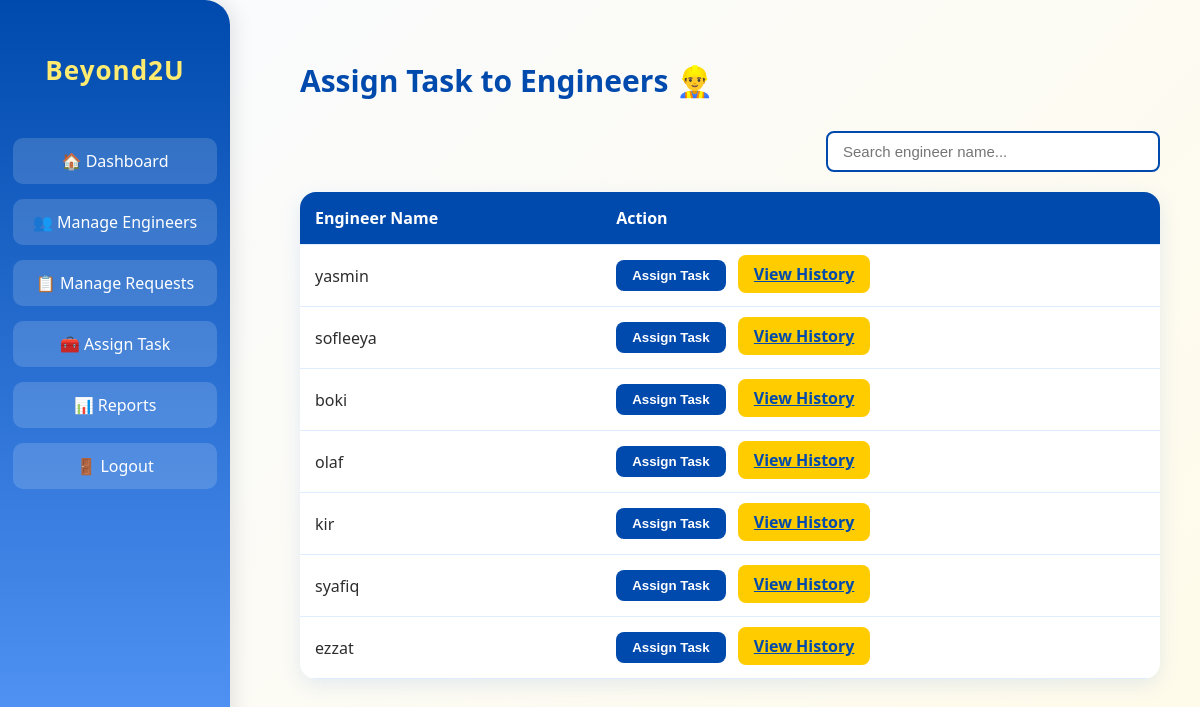
Screenshot of /beyond2u/assign-task/ (signed in) with the database file from the repository.
### inventorySystem/models.py (models this page shows, shortened)
class User(AbstractUser):
    ROLE_CHOICES = [
        ('TeamLead', 'Team Lead'),
        ('SystemEngineer', 'System Engineer'),
    ]
    role = models.CharField(max_length=20, choices=ROLE_CHOICES, default='SystemEngineer')

### inventorySystem/views.py (the view, shortened to what this page needs)
# urls.py: path('assign-task/', views.assign_task, name='assign_task'),
@login_required
def assign_task(request):
    engineers = User.objects.filter(role='SystemEngineer')  # filter ikut role
    return render(request, 'assign_task.html', {'engineers': engineers})

### inventorySystem/templates/assign_task.html (shortened to what this page needs)
{% load static %}
<!DOCTYPE html>
<html lang="en">
<head>
</head>
<body>
  <div class="sidebar">
    <h2>Beyond2U</h2>
    <a href="{% url 'teamlead_dashboard' %}">🏠 Dashboard</a>
    <a href="{% url 'manage_engineers' %}">👥 Manage Engineers</a>
    <a href="{% url 'manage_requests' %}">📋 Manage Requests</a>
    <a href="{% url 'assign_task' %}">🧰 Assign Task</a>
    <a href="{% url 'reports' %}">📊 Reports</a>
    <a href="{% url 'logout' %}">🚪 Logout</a>
  </div>
  <div class="content">
    <h1>Assign Task to Engineers 👷‍♂️</h1>
    <div class="search-bar">
      <input type="text" id="searchInput" placeholder="Search engineer name...">
    </div>
    <table id="engineerTable">
      <thead>
        <tr>
          <th>Engineer Name</th>
          <th>Action</th>
        </tr>
      </thead>
      <tbody>
        {% for engineer in engineers %}
        <tr>
          <td>{{ engineer.username }}</td>
          <td>
            <button class="action-btn" onclick="openModal('{{ engineer.username }}')">Assign Task</button>
            <a href="{% url 'task_history' engineer.id %}" class="action-btn history-btn">View History</a>
          </td>
        </tr>
        {% empty %}
        <tr><td colspan="2">No engineers found.</td></tr>
        {% endfor %}
      </tbody>
    </table>
  </div>
</body>
</html>

### inventorySystem/templates/assign_task.html (style rules this page uses)
body { margin: 0; font-family: 'Segoe UI', sans-serif; background: linear-gradient(135deg, #f9fbff, #fffbea); color: #2d2d2d; }
.sidebar { position: fixed; top: 0; left: 0; width: 230px; height: 100%; background: linear-gradient(180deg, #004aad, #5c9eff); color: white; display: flex; flex-direction: column; align-items: center; padding-top: 30px; box-shadow: 4px 0 20px rgba(0, 0, 0, 0.1); border-top-right-radius: 25px; border-bottom-right-radius: 25px; }
.sidebar h2 { font-size: 26px; font-weight: 700; color: #ffeb70; margin-bottom: 50px; letter-spacing: 1px; }
.sidebar a { display: block; width: 80%; text-align: center; color: white; text-decoration: none; background: rgba(255, 255, 255, 0.15); padding: 12px 10px; border-radius: 10px; margin-bottom: 15px; transition: all 0.3s ease; }
.content { margin-left: 260px; padding: 40px; }
h1 { font-size: 30px; color: #004aad; margin-bottom: 30px; }
.search-bar { display: flex; justify-content: flex-end; margin-bottom: 20px; }
.search-bar input { width: 300px; padding: 10px 15px; border: 2px solid #004aad; border-radius: 8px; font-size: 15px; }
table { width: 100%; border-collapse: collapse; background: white; border-radius: 16px; overflow: hidden; box-shadow: 0 6px 20px rgba(0, 84, 200, 0.1); }
th, td { padding: 15px; text-align: left; border-bottom: 1px solid #e0ecff; }
th { background-color: #004aad; color: white; font-size: 16px; }
.action-btn { background-color: #004aad; color: white; border: none; padding: 8px 16px; border-radius: 8px; cursor: pointer; transition: 0.3s; font-weight: 600; }
.history-btn { background-color: #ffcc00; color: #004aad; margin-left: 8px; }

### rows the page displays
User: username "yasmin"
User: username "sofleeya"
User: username "boki"
User: username "olaf"
User: username "kir"
User: username "syafiq"
User: username "ezzat"
